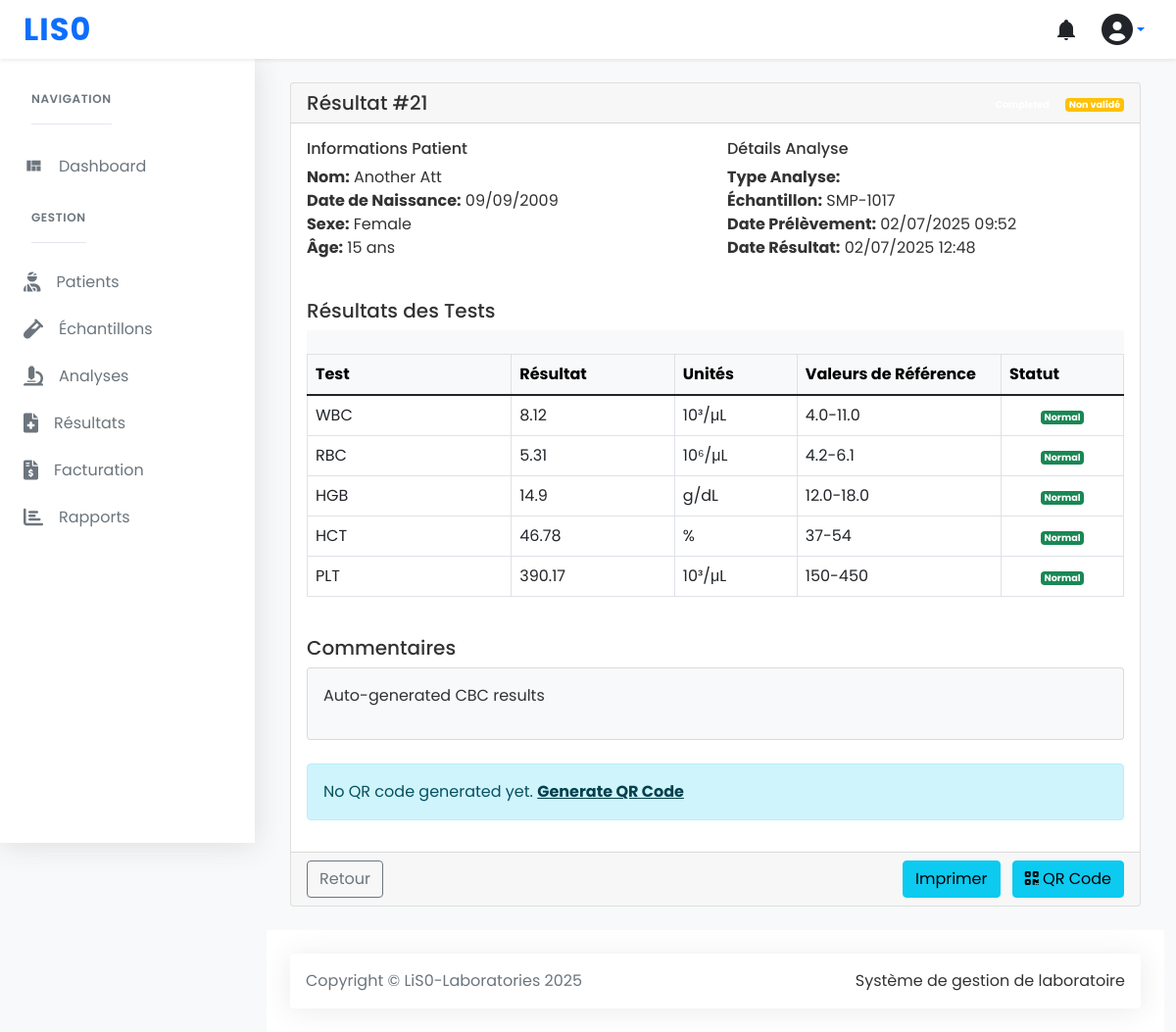
Screenshot of /results/21/ with the database file from the repository.
### results/models.py (models this page shows, shortened)
class Result(BaseModel):
    history = AuditlogHistoryField()
    STATUS_CHOICES = [
        ('pending', 'Pending'),
        ('completed', 'Completed'),
        ('verified', 'Verified'),
    ]
    qr_code = models.ImageField(upload_to='results/qr_codes/', blank=True, null=True)
    sample = models.OneToOneField(Sample, on_delete=models.CASCADE, related_name='result')
    status = models.CharField(max_length=20, choices=STATUS_CHOICES, default='pending')
    test_date = models.DateTimeField()
    completed_date = models.DateTimeField(null=True, blank=True)
    verified_by = models.CharField(max_length=100, blank=True)
    notes = models.TextField(blank=True)
    values = models.JSONField(default=dict)  # Stores test results in key-value pairs
    patient = models.ForeignKey(User, on_delete=models.CASCADE, related_name='patient_results')
    @property
    def patient(self):
        return self.sample.patient
    class Meta:
        ordering = ['-test_date']

### samples/models.py (models this page shows, shortened)
class Sample(BaseModel):
    STATUS_CHOICES = [
        ('collected', 'Collected'),
        ('received', 'Received in Lab'),
        ('processing', 'Processing'),
        ('analyzed', 'Analyzed'),
        ('reported', 'Reported'),
        ('archived', 'Archived'),
        ('rejected', 'Rejected'),
    ]
    REJECTION_REASONS = [
        ('hemolyzed', 'Hemolyzed'),
        ('insufficient', 'Insufficient Volume'),
        ('contaminated', 'Contaminated'),
    ]
    objects = SampleQuerySet.as_manager()
    patient = models.ForeignKey(Patient, on_delete=models.CASCADE, related_name='samples')
    sample_type = models.ManyToManyField(SampleType)
    collection_date = models.DateTimeField()
    received_date = models.DateTimeField(null=True, blank=True)
    status = models.CharField(max_length=20, choices=STATUS_CHOICES, default='collected')
    rejection_reason = models.CharField(max_length=20, choices=REJECTION_REASONS, blank=True, null=True)
    rejection_notes = models.TextField(blank=True, null=True)
    notes = models.TextField(blank=True)
    barcode = models.CharField(max_length=50, unique=True)
    current_technician = models.ForeignKey(
        'users.User',
        on_delete=models.SET_NULL,
        null=True,
        blank=True,
        related_name='current_samples'
    )
    qr_code = models.ImageField(upload_to='qr_codes/samples/', blank=True, null=True)
    qr_token = models.CharField(max_length=64, blank=True)
    qr_token_expires = models.DateTimeField(null=True, blank=True)
    class Meta:
        ordering = ['-collection_date']
        indexes = [
            models.Index(fields=['barcode']),
            models.Index(fields=['status']),
            models.Index(fields=['collection_date']),
        ]

### patients/models.py (models this page shows, shortened)
class Patient(models.Model):
    GENDER_CHOICES = [
        ('M', 'Male'),
        ('F', 'Female'),
        ('O', 'Other'),
    ]
    first_name = models.CharField(max_length=100)
    last_name = models.CharField(max_length=100)
    date_of_birth = models.DateField()
    gender = models.CharField(max_length=1, choices=GENDER_CHOICES)
    phone_number = models.CharField(max_length=17)
    email = models.EmailField(blank=True)
    address = models.TextField(blank=True)
    medical_history = models.TextField(blank=True)
    qr_code = models.ImageField(upload_to='patient_qr_codes/', blank=True)
    qr_token = models.CharField(max_length=64, blank=True)
    qr_token_expires = models.DateTimeField(null=True, blank=True)
    created_at = models.DateTimeField(auto_now_add=True)
    updated_at = models.DateTimeField(auto_now=True)
    @property
    def full_name(self):
        return f"{self.first_name} {self.last_name}"
    @property
    def age(self):
        return (date.today() - self.date_of_birth).days // 365
    class Meta:
        ordering = ['-created_at']
        verbose_name = 'Patient'
        verbose_name_plural = 'Patients'

### results/views.py (the view, shortened to what this page needs)
# urls.py: path('results/<int:pk>/', ResultDetailView.as_view(), name='result_detail'),
class ResultDetailView(DetailView, UpdateView):
    model = Result
    form_class = ResultForm
    template_name = 'results/result_detail.html'
    context_object_name = 'result'
    def get_context_data(self, **kwargs):
        context = super().get_context_data(**kwargs)
        result = self.object
        formatted_results = []
        for param, value in result.values.items():
            formatted_results.append({
                'parameter': param,
                'value': value,
                'unit': self.get_unit(param),
                'reference_range': self.get_reference_range(param),
                'is_abnormal': self.is_abnormal_value(param, value)
            })
        context['formatted_results'] = formatted_results
        context['form'] = self.get_form()
        return context
    def get_unit(self, parameter):
        units = {
            'WBC': '10³/μL', 'RBC': '10⁶/μL', 'HGB': 'g/dL', 'HCT': '%', 'PLT': '10³/μL',
            'GLU': 'mg/dL', 'CA': 'mg/dL', 'NA': 'mmol/L', 'K': 'mmol/L', 'CL': 'mmol/L', 'CO2': 'mmol/L'
        }
        return units.get(parameter, '')
    def get_reference_range(self, parameter):
        ranges = {
            'WBC': '4.0-11.0', 'RBC': '4.2-6.1', 'HGB': '12.0-18.0', 'HCT': '37-54', 'PLT': '150-450',
            'GLU': '70-100', 'CA': '8.5-10.2', 'NA': '135-145', 'K': '3.5-5.2', 'CL': '98-107', 'CO2': '23-29'
        }
        return ranges.get(parameter, 'N/A')
    def is_abnormal_value(self, parameter, value):
        ref_range = self.get_reference_range(parameter)
        if '-' in ref_range:
            try:
                value_float = float(value)
                low, high = map(float, ref_range.split('-'))
                return value_float < low or value_float > high
            except (ValueError, TypeError):
                return False
        return False

### results/forms.py (called while the page is built)
    def _get_reference_range(self, parameter):
        ranges = {
            'WBC': '4.0-11.0', 'RBC': '4.2-6.1', 'HGB': '12.0-18.0',
            'HCT': '37-54', 'PLT': '150-450', 'GLU': '70-100',
            'CA': '8.5-10.2', 'NA': '135-145', 'K': '3.5-5.2',
            'CL': '98-107', 'CO2': '23-29'
        }
        return ranges.get(parameter, 'N/A')

### templates/results/result_detail.html (shortened to what this page needs)
{% extends "base.html" %}
{% load static %}
{% block content %}
<div class="row">
  <div class="col-lg-12">
    <div class="card">
      <div class="card-header">
        <div class="d-flex justify-content-between align-items-center">
          <h5 class="card-title mb-0">Résultat #{{ result.id }}</h5>
          <div>
            <span class="badge bg-{{ result.get_status_badge }}">
            </span>
            {% if result.is_validated %}
              <span class="badge bg-success ms-2">Validé</span>
            {% else %}
              <span class="badge bg-warning ms-2">Non validé</span>
            {% endif %}
          </div>
        </div>
      </div>
      <div class="card-body">
        <div class="row">
          <div class="col-md-6">
            <h6>Informations Patient</h6>
            <ul class="list-unstyled">
              <li><strong>Nom:</strong> {{ result.sample.patient.full_name }}</li>
              <li><strong>Date de Naissance:</strong> {{ result.sample.patient.date_of_birth|date:"d/m/Y" }}</li>
              <li><strong>Sexe:</strong> {{ result.sample.patient.get_gender_display }}</li>
              <li><strong>Âge:</strong> {{ result.sample.patient.age }} ans</li>
            </ul>
          </div>
          <div class="col-md-6">
            <h6>Détails Analyse</h6>
            <ul class="list-unstyled">
              <li><strong>Type Analyse:</strong> {{ result.analysis_type.name }}</li>
              <li><strong>Échantillon:</strong> {{ result.sample.barcode }}</li>
              <li><strong>Date Prélèvement:</strong> {{ result.sample.collection_date|date:"d/m/Y H:i" }}</li>
              <li><strong>Date Résultat:</strong> {{ result.test_date|date:"d/m/Y H:i" }}</li>
            </ul>
          </div>
        </div>
        <div class="mt-4">
          <h5>Résultats des Tests</h5>
          <div class="panel panel-default mb-4">
            <div class="panel-heading bg-light p-2">
            </div>
            <div class="table-responsive">
              <table class="table table-bordered">
                <thead class="table-light">
                  <tr>
                    <th width="25%">Test</th>
                    <th width="20%">Résultat</th>
                    <th width="15%">Unités</th>
                    <th width="25%">Valeurs de Référence</th>
                    <th width="15%">Statut</th>
                  </tr>
                </thead>
                <tbody>
                  {% for param in formatted_results %}
                  <tr>
                    <td>{{ param.parameter }}</td>
                    <td>{{ param.value }}</td>
                    <td>{{ param.unit }}</td>
                    <td>{{ param.reference_range }}</td>
                    <td class="text-center">
                      {% if param.is_abnormal %}
                        <span class="badge bg-danger">Anormal</span>
                      {% else %}
                        <span class="badge bg-success">Normal</span>
                      {% endif %}
                    </td>
                  </tr>
                  {% endfor %}
                </tbody>
              </table>
            </div>
          </div>
        </div>
        {% if result.notes %}
        <div class="mt-4">
          <h5>Commentaires</h5>
          <div class="card bg-light p-3">
            {{ result.notes|linebreaks }}
          </div>
        </div>
        {% endif %}
        {% if result.qr_code %}
        <div class="card mt-4">
            <div class="card-header">
                <h5>QR Code</h5>
            </div>
            <div class="card-body text-center">
                <img src="{{ result.qr_code.url }}" alt="Result QR Code" style="max-width: 200px;">
                <div class="mt-2">
                    <a href="{% url 'results:generate_qr' result.id %}" class="btn btn-sm btn-outline-primary">
                        <i class="fas fa-sync-alt"></i> Regenerate QR
                    </a>
                    <a href="{{ result.qr_code.url }}" download class="btn btn-sm btn-outline-secondary">
                        <i class="fas fa-download"></i> Download
                    </a>
                </div>
            </div>
        </div>
        {% else %}
        <div class="alert alert-info mt-4">
            No QR code generated yet.
            <a href="{% url 'results:generate_qr' result.id %}" class="alert-link">
                Generate QR Code
            </a>
        </div>
        {% endif %}
      </div>
      <div class="card-footer">
        <div class="d-flex justify-content-between">
          <div>
            <a href="{% url 'results:list' %}" class="btn btn-outline-secondary">
               Retour
            </a>
          </div>
          <div>
            <a href="{% url 'results:print' result.id %}" class="btn btn-info me-2" target="_blank">
               Imprimer
            </a>
            <a href="{% url 'results:generate_qr' result.id %}" class="btn btn-info">
              <i class="fas fa-qrcode"></i> QR Code
            </a>
          </div>
        </div>
      </div>
    </div>
  </div>
</div>
{% endblock %}

### static/css/spica-styles.css (style rules this page uses)
body { font-family: 'Poppins', sans-serif; background-color: #f8f9fa; color: #333; }
.badge { font-size: 0.6rem; padding: 0.25em 0.4em; }

### rows the page displays
Result: id "21", sample.patient.full_name "Another Att", sample.patient.date_of_birth "09/09/2009", sample.patient.gender "Female", sample.patient.age "15", sample.barcode "SMP-1017", sample.collection_date "02/07/2025 09:52", test_date "02/07/2025 12:48", notes "Auto-generated CBC results"

### other values shown
{{ param.parameter }} "WBC" "RBC" "HGB" "HCT" "PLT"
{{ param.value }} "8.12" "5.31" "14.9" "46.78" "390.17"
{{ param.unit }} "10³/μL" "10⁶/μL" "g/dL" "%" "10³/μL"
{{ param.reference_range }} "4.0-11.0" "4.2-6.1" "12.0-18.0" "37-54" "150-450"
